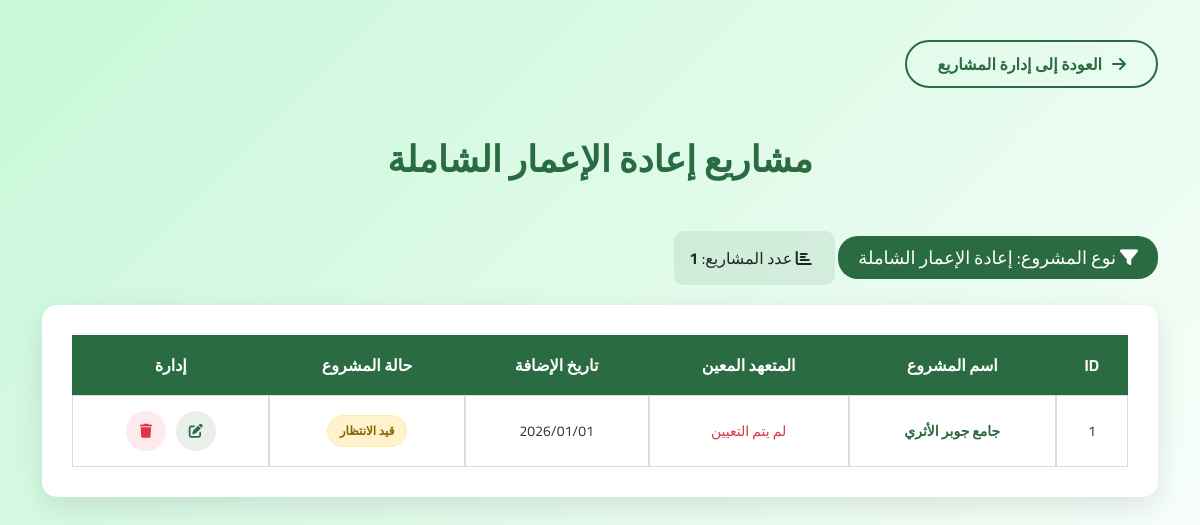
/projects/type/comprehensive/ (signed in), run on the app's committed database.
### projects/models.py (models this page shows, shortened)
class Project(models.Model):
    PROJECT_TYPES = [
        ('comprehensive', 'إعادة الإعمار الشاملة'),
        ('community', 'الدعم المجتمعي'),
        ('development', 'التنمية الإنشائية الجديدة'),
    ]
    STATUS_CHOICES = [
        ('pending', 'قيد الانتظار'),
        ('in_progress', 'قيد التنفيذ'),
        ('completed', 'مكتمل'),
        ('cancelled', 'ملغى'),
    ]
    DAMAGE_TYPES = [
        ('total', 'كلي'),
        ('partial', 'جزئي'),
    ]
    GOVERNORATES = [
        ('damascus', 'دمشق'),
        ('aleppo', 'حلب'),
        ('homs', 'حمص'),
        ('hama', 'حماة'),
        ('latakia', 'اللاذقية'),
        ('tartus', 'طرطوس'),
        ('daraa', 'درعا'),
        ('as_suwayda', 'السويداء'),
        ('raqqa', 'الرقة'),
        ('deir_ez_zor', 'دير الزور'),
        ('hasakah', 'الحسكة'),
        ('idlib', 'إدلب'),
        ('rural_damascus', 'ريف دمشق'),
    ]
    name = models.CharField(max_length=200, verbose_name='اسم المشروع')
    project_type = models.CharField(max_length=50, choices=PROJECT_TYPES, verbose_name='نوع المشروع')
    description = models.TextField(verbose_name='وصف تفصيلي عن المشروع')
    damage_type = models.CharField(max_length=50, choices=DAMAGE_TYPES, verbose_name='نوع الضرر', blank=True, null=True)
    address = models.TextField(verbose_name='العنوان')
    governorate = models.CharField(max_length=50, choices=GOVERNORATES, verbose_name='المحافظة')
    latitude = models.DecimalField(max_digits=9, decimal_places=6, null=True, blank=True, verbose_name='خط العرض')
    longitude = models.DecimalField(max_digits=9, decimal_places=6, null=True, blank=True, verbose_name='خط الطول')
    image1 = models.ImageField(upload_to='project_images/', verbose_name='الصورة الأولى')
    image2 = models.ImageField(upload_to='project_images/', verbose_name='الصورة الثانية')
    image3 = models.ImageField(upload_to='project_images/', verbose_name='الصورة الثالثة')
    image4 = models.ImageField(upload_to='project_images/', verbose_name='الصورة الرابعة')
    estimated_cost = models.IntegerField( verbose_name='التكلفة المقدرة' , help_text='بالدولار الأمريكي (USD)')
    duration = models.CharField(max_length=100, blank=True, verbose_name='المدة المقدرة (بالأيام)')
    area = models.DecimalField(max_digits=10, decimal_places=2, null=True, blank=True, verbose_name='المساحة (م²)')
    priority_score = models.IntegerField(default=0, verbose_name='درجة الأولوية')
    status = models.CharField(max_length=20, choices=STATUS_CHOICES, default='pending', verbose_name='حالة المشروع')
    is_cancelled = models.BooleanField(default=False, verbose_name='ملغى نهائياً')
    created_by = models.ForeignKey(User, on_delete=models.CASCADE, related_name='created_projects', verbose_name='تم الإنشاء بواسطة')
    created_at = models.DateTimeField(auto_now_add=True, verbose_name='تاريخ الإنشاء')
    updated_at = models.DateTimeField(auto_now=True, verbose_name='تاريخ التحديث')
    contractor = models.ForeignKey(User, on_delete=models.SET_NULL, null=True, blank=True,related_name='contracted_projects',verbose_name='المتعهد المعين')
    class Meta:
        verbose_name = 'مشروع'
        verbose_name_plural = 'المشاريع'
        ordering = ['-created_at']

### projects/views.py (the view)
# urls.py: path('type/<str:project_type>/', views.projects_by_type, name='project_by_type'),
@login_required
def projects_by_type(request, project_type):
    if request.user.role != 'system_admin':
        messages.error(request, "ليس لديك صلاحية الوصول لهذه الصفحة")
        return redirect('home:index')
    valid_types = ['comprehensive', 'community', 'development']
    if project_type not in valid_types:
        messages.error(request, "نوع المشروع غير صالح")
        return redirect('projects:project_list')
    type_names = {
        'comprehensive': 'إعادة الإعمار الشاملة',
        'community': 'الدعم المجتمعي',
        'development': 'التنمية الإنشائية الجديدة'
    }
    projects = Project.objects.filter(project_type=project_type)
    projects_count = projects.count()
    context = {
        'projects': projects,
        'projects_count': projects_count,
        'project_type': project_type,
        'project_type_name': type_names[project_type],
        'hide_navbar': True
    }
    return render(request, 'projects/projects_by_type.html', context)

### templates/projects/projects_by_type.html (shortened to what this page needs)
{% extends 'base/base.html' %}
{% load static %}
{% block content %}
<div class="projects-management-page">
    <div class="container">
        <a href="{% url 'projects:project_list' %}" class="back-btn">
            <i class="fas fa-arrow-right"></i> العودة إلى إدارة المشاريع
        </a>
        <h1 class="projects-title">مشاريع {{ project_type_name }}</h1>
        <div class="type-badge">
            <i class="fas fa-filter"></i> نوع المشروع: {{ project_type_name }}
        </div>
        <div style="background: rgba(43, 107, 66, 0.1); padding: 15px; border-radius: 10px; margin: 20px 0; display: inline-block;">
            <i class="fas fa-chart-bar me-2"></i>
            عدد المشاريع: <strong>{{ projects_count }}</strong>
        </div>
        <div class="projects-table-container">
            {% if projects %}
            <table class="projects-table">
                <thead>
                    <tr>
                        <th>ID</th>
                        <th>اسم المشروع</th>
                        <th>المتعهد المعين</th>
                        <th>تاريخ الإضافة</th>
                        <th>حالة المشروع</th>
                        <th>إدارة</th>
                    </tr>
                </thead>
                <tbody>
                    {% for project in projects %}
                    <tr class="{% if project.is_cancelled %}cancelled-row{% endif %}">
                        <td>{{ project.id }}</td>
                        <td>
                            <a href="{% url 'projects:project_detail' project.pk %}" class="project-name-link {% if project.is_cancelled %}cancelled-project-name{% endif %}" >
                                {{ project.name }}
                            </a>
                        </td>
                        <td>{% if project.contractor %}
        {{ project.contractor.username }} (ID: {{ project.contractor.id }})
    {% else %}
        <span style="color: #dc3545;">لم يتم التعيين</span>
    {% endif %}</td>
                        <td>{{ project.created_at|date:"Y/m/d" }}</td>
                        <td>
                            <span class="status-badge status-{{ project.status }} {% if project.is_cancelled %}status-cancelled{% endif %}">
                                {{ project.get_status_display }}
                            </span>
                        </td>
                        <td>
                            <div style="display: flex; justify-content: center; gap: 10px;">
                                {% if not project.is_cancelled %}
                                <a href="{% url 'projects:project_update' project.pk %}" class="btn-edit"  title="تعديل" >
                                    <i class="fas fa-edit"></i>
                                </a>
                                {% else %}
                    <span class="btn-edit disabled" title="لا يمكن تعديل مشروع ملغى">
                        <i class="fas fa-edit"></i>
                    </span>
                    {% endif %}
                     {% if not project.is_cancelled %}
                                <button class="btn-delete" title="حذف" onclick="showDeleteModal('{{ project.pk }}', '{{ project.name|escapejs }}')">
                                    <i class="fas fa-trash"></i>
                                </button>
                                {% else %}
                    <span class="btn-delete disabled" title="المشروع ملغى بالفعل">
                        <i class="fas fa-trash"></i>
                    </span>
                    {% endif %}
                            </div>
                        </td>
                    </tr>
                    {% endfor %}
                </tbody>
            </table>
            {% else %}
            <div class="no-projects">
                <i class="fas fa-folder-open"></i>
                <p>لا توجد مشاريع من نوع {{ project_type_name }} حالياً</p>
            </div>
            {% endif %}
        </div>
    </div>
</div>
{% endblock %}

### static/css/style.css (style rules this page uses)
:root { --primary-color: #2b6b42; --primary-light: #3a8a57; --text-color: #333; --white: #ffffff; }
* { margin: 0; padding: 0; box-sizing: border-box; }
body { font-family: 'Cairo', 'IBM Plex Sans Arabic', sans-serif; direction: rtl; overflow-x: hidden; }

### templates/projects/projects_by_type.html (style rules this page uses)
.projects-management-page { min-height: 100vh; background: linear-gradient(135deg, rgba(78, 231, 134, 0.316) 0%, rgba(255, 255, 255, 0.9) 100%); padding-top: 40px; padding-bottom: 60px; }
.projects-title { color: #2b6b42; text-align: center; margin: 20px 0 30px 0; font-size: 36px; font-weight: 700; font-family: 'Cairo', sans-serif; }
.type-badge { background-color: #2b6b42; color: white; padding: 8px 20px; border-radius: 20px; font-size: 18px; margin-bottom: 20px; display: inline-block; }
.back-btn { background-color: transparent; color: #2b6b42; border: 2px solid #2b6b42; border-radius: 50px; padding: 10px 30px; font-size: 16px; font-weight: 600; transition: all 0.3s; text-decoration: none; display: inline-flex; align-items: center; gap: 10px; margin-bottom: 30px; }
.projects-table-container { background: white; border-radius: 15px; padding: 30px; box-shadow: 0 10px 30px rgba(0, 0, 0, 0.1); margin-bottom: 40px; overflow-x: auto; }
.projects-table { width: 100%; border-collapse: separate; border-spacing: 0; border: none; font-family: 'Cairo', sans-serif; }
.projects-table th { background-color: #2b6b42; color: white; padding: 18px 15px; text-align: center; font-weight: 700; font-size: 16px; border: none; }
.projects-table td { border: 1px solid rgba(43, 107, 66, 0.2); padding: 15px; text-align: center; color: #333; vertical-align: middle; font-size: 14px; }
.projects-table tr { transition: all 0.3s; }
.status-badge { padding: 6px 12px; border-radius: 20px; font-size: 12px; font-weight: 600; display: inline-block; }
.status-pending { background-color: #fff3cd; color: #856404; border: 1px solid #ffeaa7; }
.btn-edit, .btn-delete { width: 40px; height: 40px; border-radius: 50%; display: flex; align-items: center; justify-content: center; text-decoration: none; transition: all 0.3s; position: relative; cursor: pointer; border: none; }
.btn-edit { background: rgba(43, 107, 66, 0.1); color: #2b6b42; }
.btn-delete { background: rgba(220, 53, 69, 0.1); color: #dc3545; }
.btn-edit::after, .btn-delete::after { content: attr(title); position: absolute; top: -40px; left: 50%; transform: translateX(-50%); background: #333; color: white; padding: 6px 12px; border-radius: 6px; font-size: 12px; white-space: nowrap; opacity: 0; visibility: hidden; transition: all 0.3s; z-index: 1000; pointer-events: none; }
.project-name-link { color: #2b6b42; text-decoration: none; font-weight: 600; transition: all 0.3s; padding: 5px 0; display: inline-block; position: relative; }
.project-name-link::after { content: ''; position: absolute; bottom: 0; left: 0; width: 0; height: 2px; background: #2b6b42; transition: width 0.3s; }

### data on the page
Project: id "1", name "جامع جوبر الأثري", shows "لم يتم التعيين", created_at "2026/01/01", status "قيد الانتظار", is_cancelled False (drawn)

### other printed values
{{ project_type_name }} "إعادة الإعمار الشاملة"
{{ projects_count }} "1"
